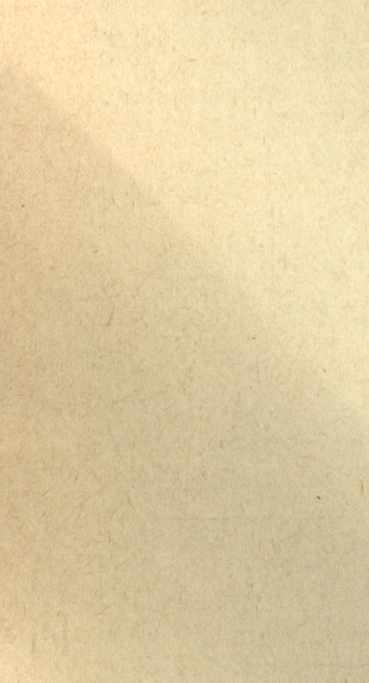
#> input picture Preprocessing/1.tif, 737 x 1365 px (shown at 1/2 size)
$ python -i Img2Page.py   (imports and definitions only)   (older library calls are emulated)
#> lines starting #> are read from the running program, lines starting #| are printed output that depends on the picture
import os
import numpy as np
import cv2
import json
import argparse
from joblib import Parallel, delayed

#input scanned img, output bbox of page

# [23 lines left out: functions MahalonobisDistance, SegByMahalonobisDistance, not called in this run]

def TrainGaussian(file):
    '''
    :param file:    filepath of the training data
    :return:        estimated mean vector and covariance matrix
    '''
#> called with file = '1.tif'
    img = cv2.imread(file)
#> img is the input picture: shape (1365, 737, 3); mean B, G, R 163.3, 204.7, 223.5
    img_rgb = cv2.cvtColor(img, cv2.COLOR_BGR2RGB)
    img_hsv = cv2.cvtColor(img_rgb, cv2.COLOR_RGB2HSV)
#> img_hsv: shape (1365, 737, 3); mean H, S, V 20.8, 68.8, 223.5
    h, s, v = cv2.split(img_hsv)
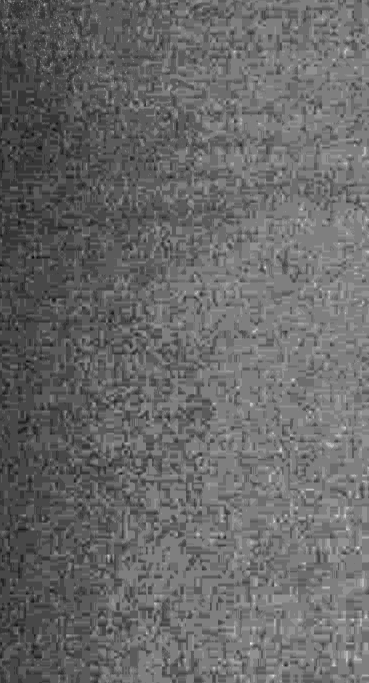
#> h: shape (1365, 737) (shown at 1/2 size); min 15, max 29, mean 20.8; drawn with min black and max white
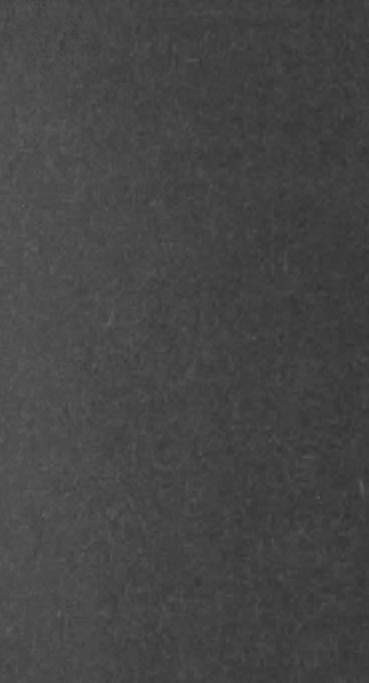
#> s: shape (1365, 737) (shown at 1/2 size); min 45, max 107, mean 68.8
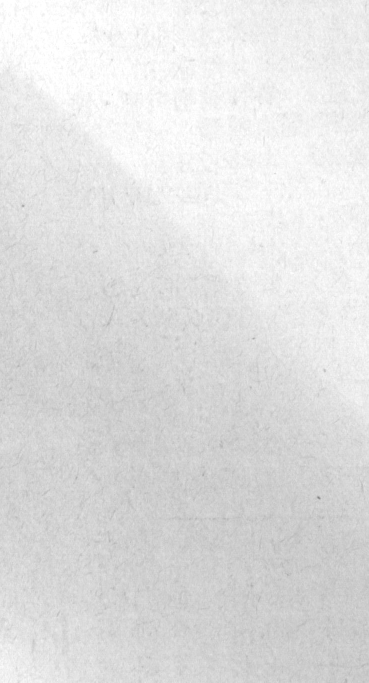
#> v: shape (1365, 737) (shown at 1/2 size); min 126, max 255, mean 223.5

    data = np.concatenate((h.reshape(1, -1), s.reshape(1, -1)), axis=0)

    # parameters to estimate
    mean = np.mean(data, axis=1)
#> mean = [20.77, 68.81]
    cov = np.cov(data)
#> cov = [[2, -7.05], [-7.05, 46.99]]
    return mean, cov

# [100 lines left out: functions OutputRect, main, not called in this run]

# [16 lines not run here, left out]

>>> result = TrainGaussian('1.tif')
#> result = ([20.77, 68.81], [[2, -7.05], [-7.05, 46.99]])
